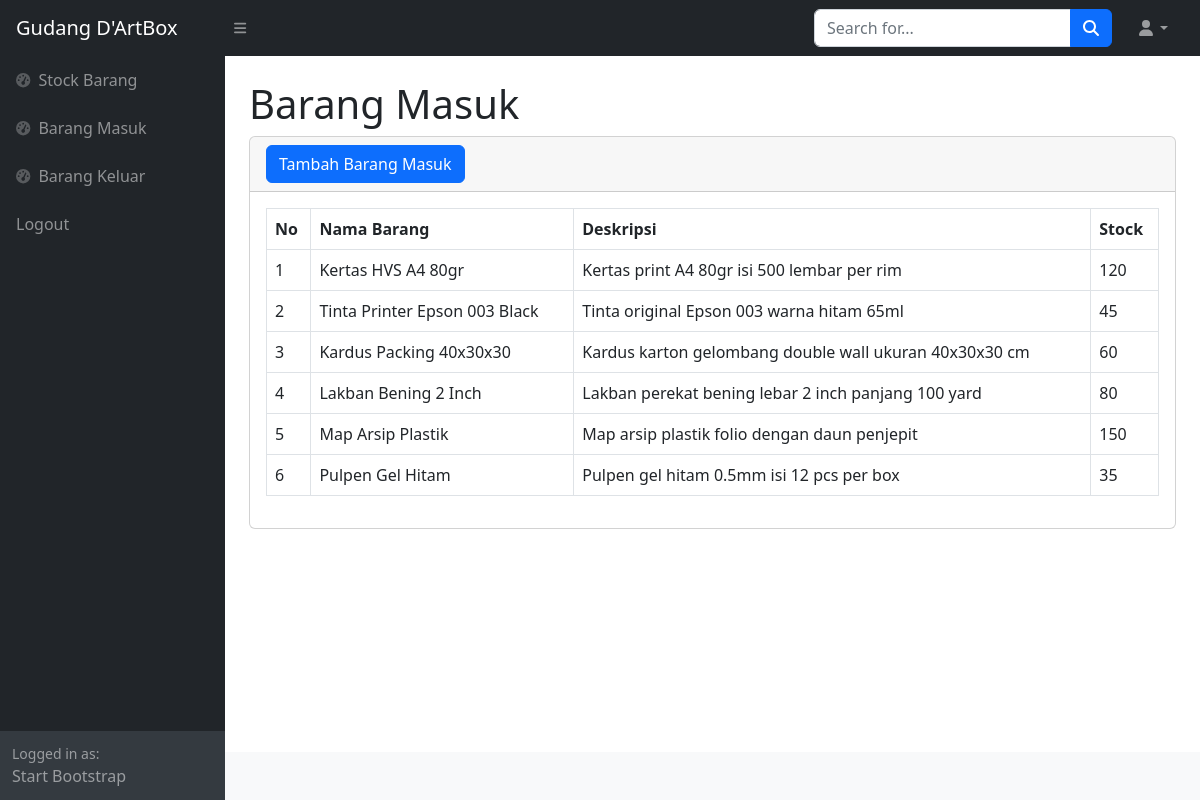
The app's page /masuk.php (signed in) with its own data.
### tables this page shows
CREATE TABLE IF NOT EXISTS `stock` (
  `idbarang` INT AUTO_INCREMENT PRIMARY KEY,
  `namabarang` VARCHAR(150) NOT NULL,
  `deskripsi` TEXT DEFAULT NULL,
  `stock` INT NOT NULL DEFAULT 0,
  `created_at` TIMESTAMP DEFAULT CURRENT_TIMESTAMP
);

### masuk.php (the view, shortened to what this page needs)
<?php
require 'function.php';
?>
<!DOCTYPE html>
<html lang="en">
    <head>
        <link href="https://cdn.jsdelivr.net/npm/simple-datatables@7.1.2/dist/style.min.css" rel="stylesheet" />
        <link href="css/styles.css" rel="stylesheet" />
    </head>
    <body class="sb-nav-fixed">
        <nav class="sb-topnav navbar navbar-expand navbar-dark bg-dark">
            <a class="navbar-brand ps-3" href="index.php">Gudang D'ArtBox</a>
            <button class="btn btn-link btn-sm order-1 order-lg-0 me-4 me-lg-0" id="sidebarToggle" href="#!"><i class="fas fa-bars"></i></button>
            <form class="d-none d-md-inline-block form-inline ms-auto me-0 me-md-3 my-2 my-md-0">
                <div class="input-group">
                    <input class="form-control" type="text" placeholder="Search for..." aria-label="Search for..." aria-describedby="btnNavbarSearch" />
                    <button class="btn btn-primary" id="btnNavbarSearch" type="button"><i class="fas fa-search"></i></button>
                </div>
            </form>
            <ul class="navbar-nav ms-auto ms-md-0 me-3 me-lg-4">
                <li class="nav-item dropdown">
                    <a class="nav-link dropdown-toggle" id="navbarDropdown" href="#" role="button" data-bs-toggle="dropdown" aria-expanded="false"><i class="fas fa-user fa-fw"></i></a>
                </li>
            </ul>
        </nav>
        <div id="layoutSidenav">
            <div id="layoutSidenav_nav">
                <nav class="sb-sidenav accordion sb-sidenav-dark" id="sidenavAccordion">
                    <div class="sb-sidenav-menu">
                        <div class="nav">
                            <a class="nav-link" href="index.php">
                                <div class="sb-nav-link-icon"><i class="fas fa-tachometer-alt"></i></div>
                                Stock Barang
                            </a>
                            <a class="nav-link" href="masuk.php">
                                <div class="sb-nav-link-icon"><i class="fas fa-tachometer-alt"></i></div>
                                Barang Masuk
                            </a>
                            <a class="nav-link" href="keluar.php">
                                <div class="sb-nav-link-icon"><i class="fas fa-tachometer-alt"></i></div>
                                Barang Keluar
                            </a>
                             <a class="nav-link" href="logout.php">
                                Logout
                            </a>
                        </div>
                    </div>
                    <div class="sb-sidenav-footer">
                        <div class="small">Logged in as:</div>
                        Start Bootstrap
                    </div>
                </nav>
            </div>
            <div id="layoutSidenav_content">
                <main>
                    <div class="container-fluid px-4">
                        <h1 class="mt-4">Barang Masuk</h1>
                        <div class="card mb-4">
                            <div class="card-header">
                                 <button type="button" class="btn btn-primary" data-bs-toggle="modal" data-bs-target="#myModal">
                                    Tambah Barang Masuk
                                 </button>
                            </div>
                            <div class="card-body">
                                <table class="table table-bordered" id="dataTable" width="100%" cellspacin="0">
                                    <thead>
                                        <tr>
                                            <th>No</th>
                                            <th>Nama Barang</th>
                                            <th>Deskripsi</th>
                                            <th>Stock</th>
                                        </tr>
                                    </thead>
                                    <tbody>
                                        <?php
                                        $no = 1;
                                        $query = mysqli_query($conn, "SELECT * FROM stock");
                                        while ($row = mysqli_fetch_assoc($query)) {
                                            echo "<tr>
                                                <td>{$no}</td>
                                                <td>{$row['namabarang']}</td>
                                                <td>{$row['deskripsi']}</td>
                                                <td>{$row['stock']}</td>
                                            </tr>";
                                            $no++;
                                        }
                                        ?>
                                    </tbody>
                                </table>
                            </div>
                        </div>
                    </div>
                </main>
                <footer class="py-4 bg-light mt-auto">
                </footer>
            </div>
        </div>
    </body>
</html>

### records on screen
stock: namabarang "Kertas HVS A4 80gr", deskripsi "Kertas print A4 80gr isi 500 lembar per rim", stock "120"
stock: namabarang "Tinta Printer Epson 003 Black", deskripsi "Tinta original Epson 003 warna hitam 65ml", stock "45"
stock: namabarang "Kardus Packing 40x30x30", deskripsi "Kardus karton gelombang double wall ukuran 40x30x30 cm", stock "60"
stock: namabarang "Lakban Bening 2 Inch", deskripsi "Lakban perekat bening lebar 2 inch panjang 100 yard", stock "80"
stock: namabarang "Map Arsip Plastik", deskripsi "Map arsip plastik folio dengan daun penjepit", stock "150"
stock: namabarang "Pulpen Gel Hitam", deskripsi "Pulpen gel hitam 0.5mm isi 12 pcs per box", stock "35"
